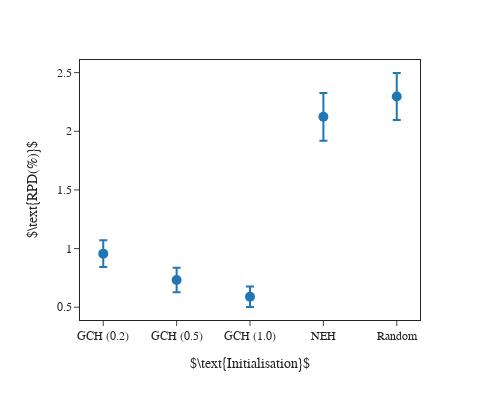

The notebook cell saved with this chart:
### Markdown cell above
### Initialisation

### Code cell
new_names = {"0.2": "GCH (0.2)", "0.5": "GCH (0.5)", "1.0": "GCH (1.0)"}

fig = single_file_plot(
    "../solutions/initialisation", 
    ["construction"], 
    r"$\text{Initialisation}$", 
    r"$\text{RPD(%)}$", 
    "2_initialisation",
    new_names
)


fig.show()

### Figure 1 — Plotly figure (JSON) as saved in the notebook; plotly's stock layout.template omitted (floating-point values rounded to 4 significant figures)
{"data": [{"error_y": {"array": [0.1144, 0.1049, 0.08701, 0.2032, 0.2]}, "hovertemplate": "index=%{x}<br>mean=%{y}<extra></extra>", "legendgroup": "", "marker": {"color": "#1F77B4", "size": 10, "symbol": "circle"}, "mode": "markers", "name": "", "orientation": "v", "showlegend": false, "type": "scatter", "x": ["GCH (0.2)", "GCH (0.5)", "GCH (1.0)", "NEH", "Random"], "xaxis": "x", "y": [0.9568, 0.7317, 0.5889, 2.123, 2.297], "yaxis": "y"}], "layout": {"font": {"family": "Times New Roman"}, "height": 400, "legend": {"tracegroupgap": 0}, "margin": {"t": 60}, "width": 500, "xaxis": {"anchor": "y", "domain": [0, 1], "mirror": true, "title": {"text": "$\\text{Initialisation}$"}, "type": "category"}, "yaxis": {"anchor": "x", "domain": [0, 1], "mirror": true, "title": {"text": "$\\text{RPD(%)}$"}}}}
